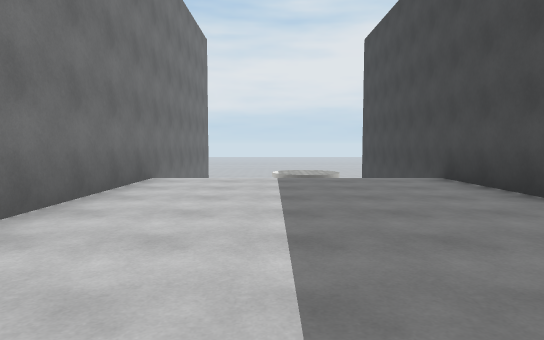
View 1 (above)

17 first-person views from a walk through a Unity game level. The camera is 1.3 m above the floor, tilts 4° down and sees 75° across. The floor is counted in squares, 2 m on a side. Each view is taken from the middle of a square. On the plan, view 1 faces up. The plan holds only what a view shows up to about 10 squares ahead; the rest is blank. The place goes on beyond the plan. The player is left out. Surface patterns are stand-ins for the level's own textures.

View 2
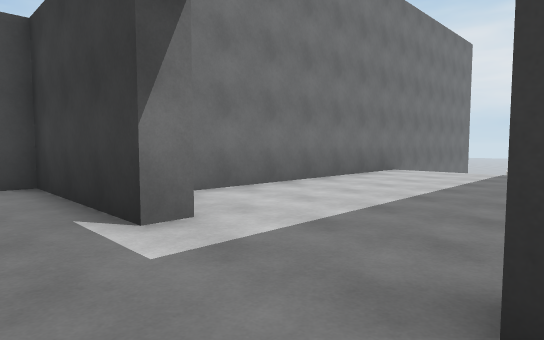

View 3
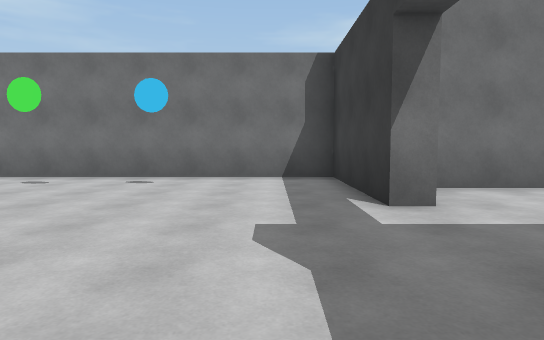

View 4
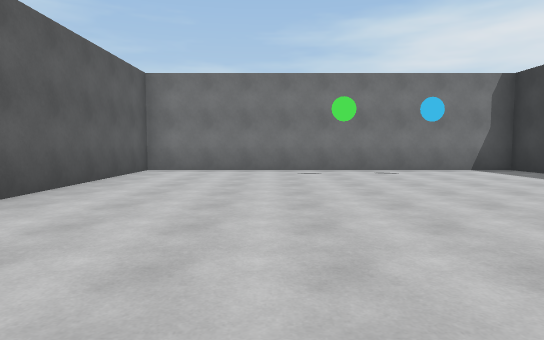

View 5
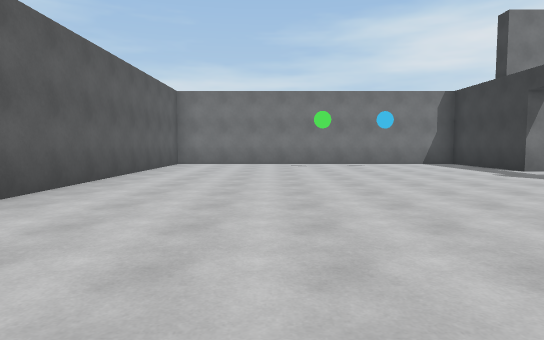

View 6
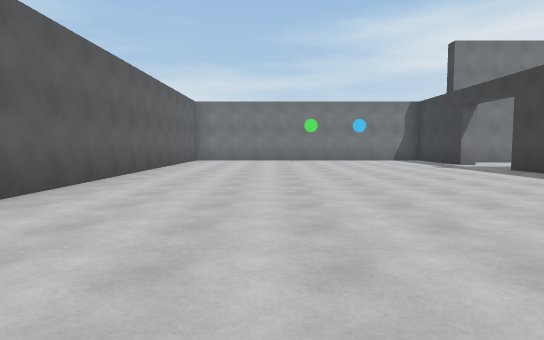

View 7
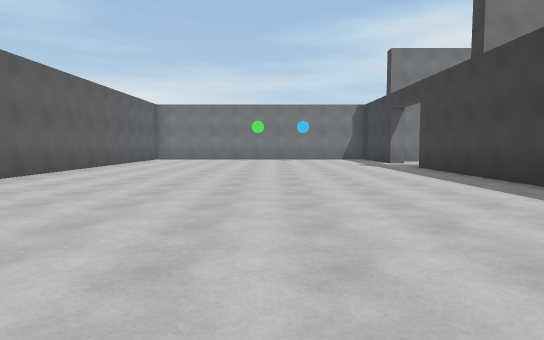

View 8
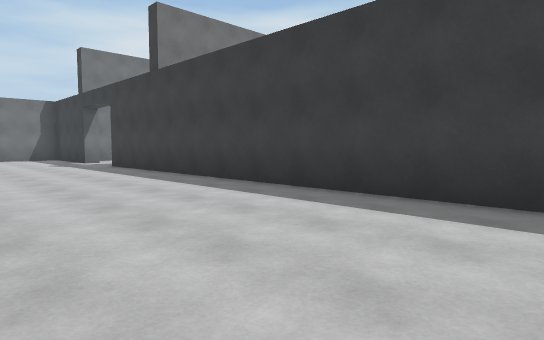

View 9
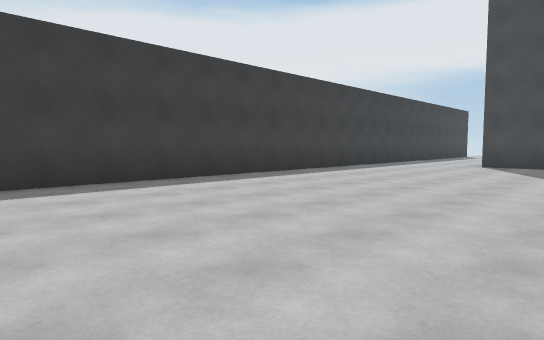

View 10
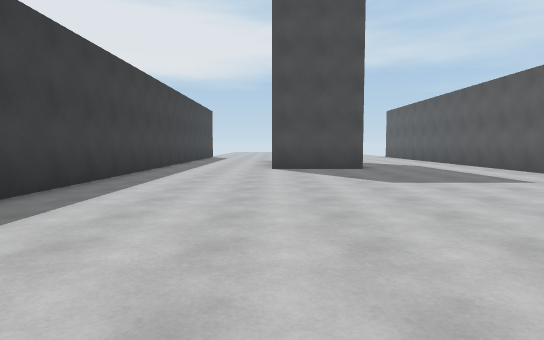

View 11
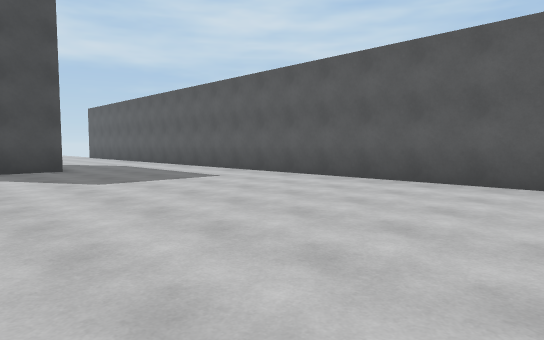

View 12
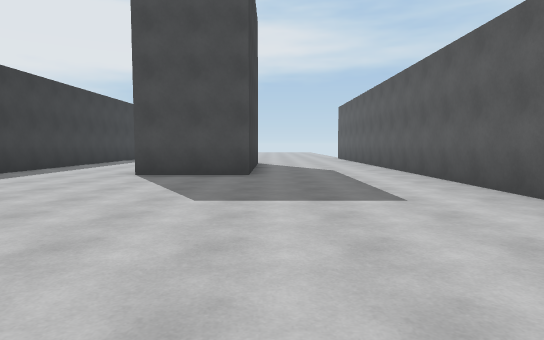

View 13
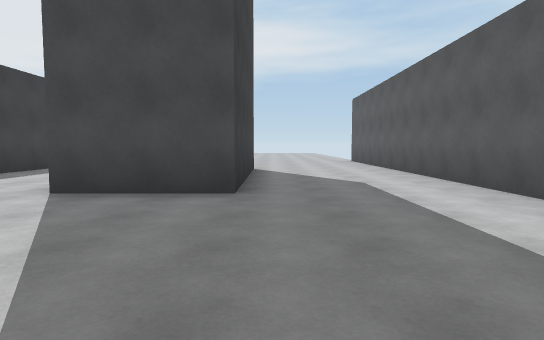

View 14
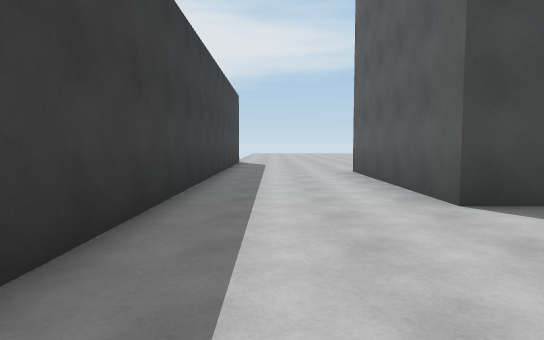

View 15
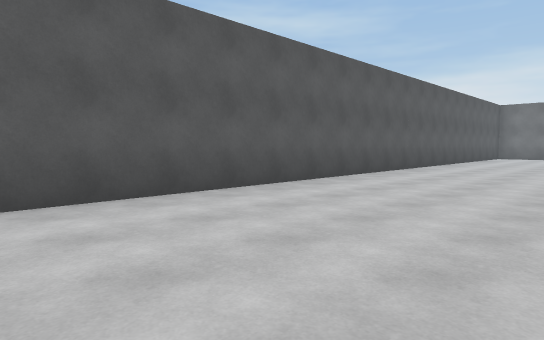

View 16
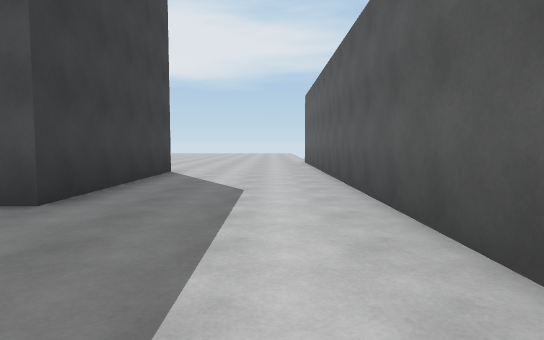

View 17
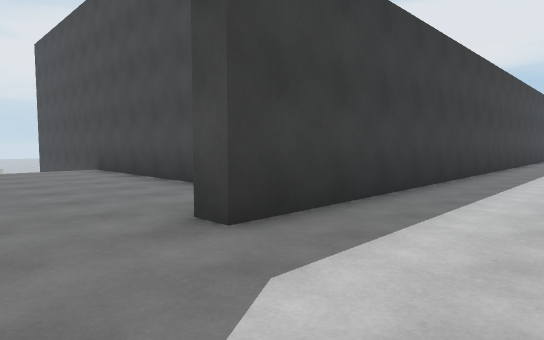

### Floor plan
Key: @ floor where view 1 was taken; # wall or solid block; . floor; v drop or lower ground.
Columns run from 5 left of view 1 to 24 right of it. Each row starts with its distance up from view 1.
  9    v    v
  8    v v. v
  7   #vvvvvv#
  6   #......#
  5   #......#
  4   #......#
  3   #......#
  2   #......#
  1   #......#
  0 ###..@..######################
 -1 #.###..##.....................
 -2 #.............................
 -3 #.............................
 -4 #.........................####
 -5 #.........................####
 -6 #.........................####
 -7 #.............................
 -8 #.............................
 -9 #.............................
-10 #.............................
-11 ##############################

Positions as (right, up) in squares from view 1, and headings:
1: (0, 0), facing up
2: (2, -2), facing up-left
3: (3, -2), facing left
4: (5, -7), facing left
5: (8, -7), facing left
6: (11, -7), facing left
7: (12, -5), facing left
8: (13, -5), facing up-left
9: (9, -7), facing up-right
10: (11, -4), facing right
11: (11, -4), facing down-right
12: (13, -7), facing right
13: (16, -7), facing right
14: (17, -2), facing right
15: (15, -6), facing down-left
16: (17, -9), facing right
17: (0, -3), facing up-right
